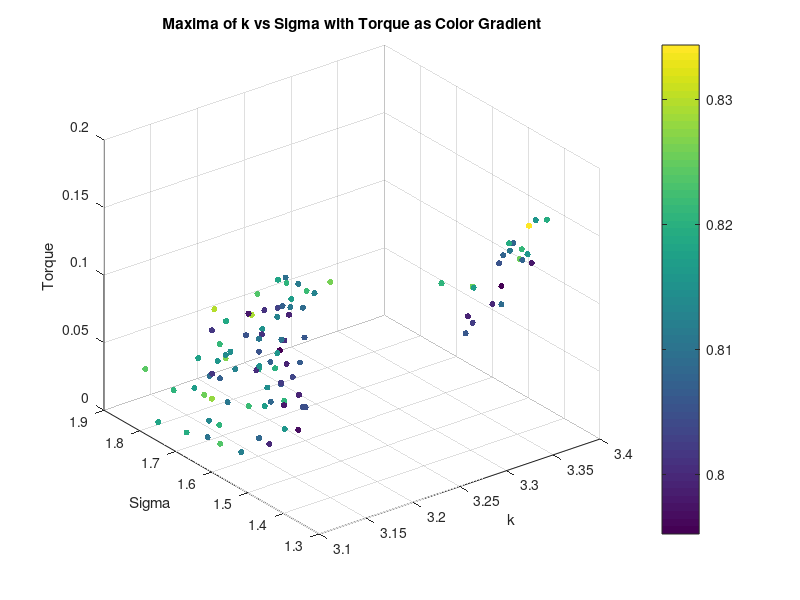
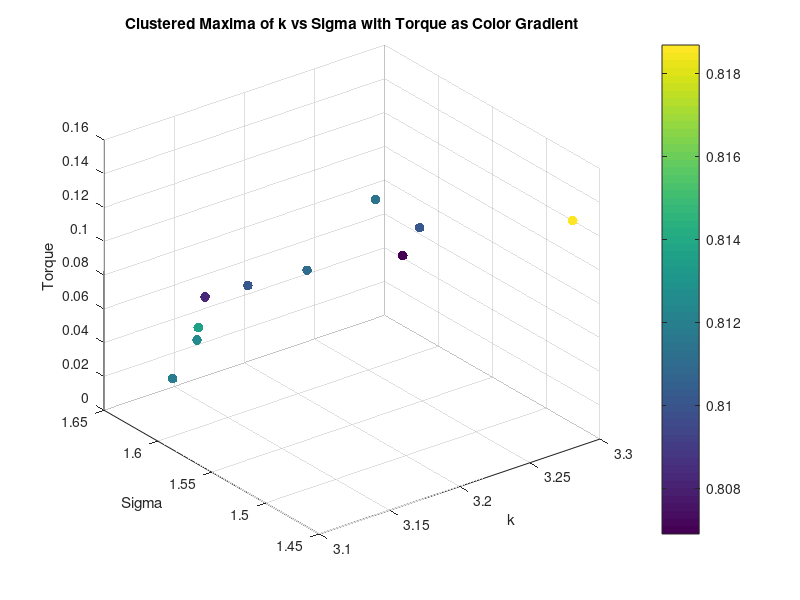
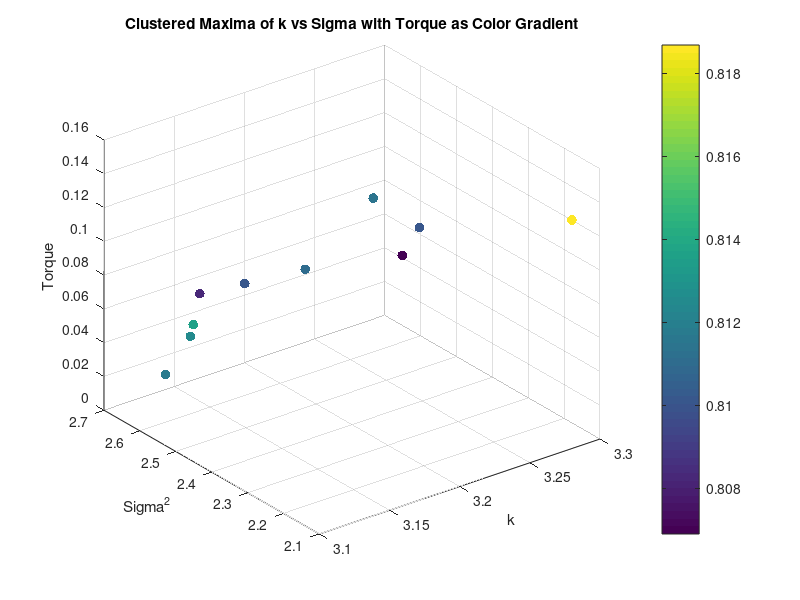
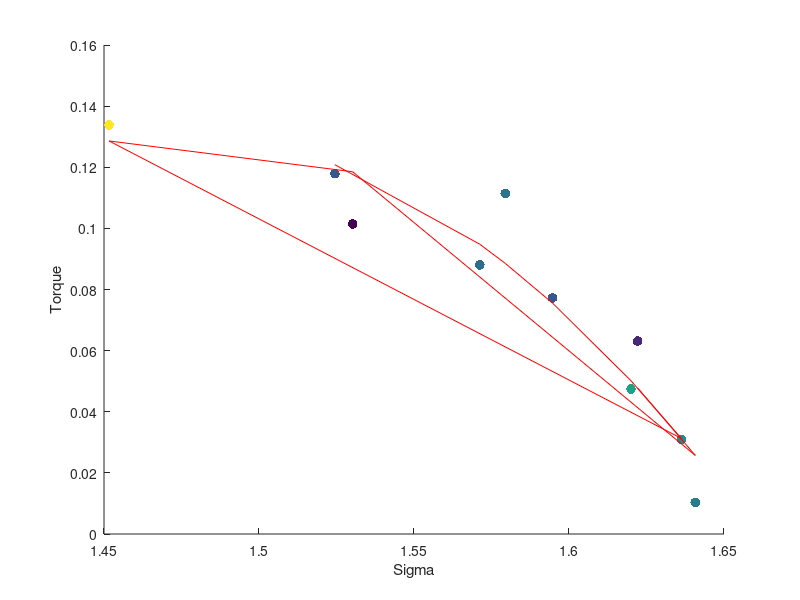

These charts were generated, in order, by the following MATLAB code: (Note: this script raises an error after producing the figures.)
load('maxima_data.mat');
scatter3(maxima_k, maxima_sigma, torque_values, 20, maxima_corr, 'filled');
xlabel('k');
ylabel('Sigma');
zlabel('Torque');
title('Maxima of k vs Sigma with Torque as Color Gradient');
colorbar;
grid on;

% K means clustering of torque into 10 clusters, taking mean of each cluster k, sigma and corr too
[cluster_idx, cluster_centers] = kmeans(torque_values', 10);
% Take the mean of each cluster
torque_means = zeros(10, 1);
sigma_means = zeros(10, 1);
k_means = zeros(10, 1);
corr_means = zeros(10, 1);
for i = 1:10
    torque_means(i) = mean(torque_values(cluster_idx == i));
    sigma_means(i) = mean(maxima_sigma(cluster_idx == i));
    k_means(i) = mean(maxima_k(cluster_idx == i));
    corr_means(i) = mean(maxima_corr(cluster_idx == i));
end

% Plot the clusters
figure;
scatter3(k_means, sigma_means, torque_means, 50, corr_means, 'filled');
xlabel('k');
ylabel('Sigma');
zlabel('Torque');
title('Clustered Maxima of k vs Sigma with Torque as Color Gradient');
colorbar;
grid on;

figure;
scatter3(k_means, sigma_means.^2, torque_means, 50, corr_means, 'filled');
xlabel('k');
ylabel('Sigma^2');
zlabel('Torque');
title('Clustered Maxima of k vs Sigma with Torque as Color Gradient');
colorbar;
grid on;

figure;
scatter(sigma_means, torque_means, 50, corr_means, 'filled');
%line of best fit
p = polyfit(sigma_means, torque_means, 2);
y = polyval(p, sigma_means);
display(p);
hold on;
plot(sigma_means, y, 'r-');
hold off;
xlabel('Sigma');
ylabel('Torque');
title('Clustered Maxima of k vs Sigma with Torque as Color Gradient, MSE = ' + num2str(mean((y - torque_means).^2)));
legend('Torque', 'Line of Best Fit equation: y = ' + num2str(p(1)) + 'x^2 + ' + num2str(p(2)) + 'x + ' + num2str(p(3)));
colorbar;
grid on;

% Repeat for sigma^2
figure;
scatter(sigma_means.^2, torque_means, 50, corr_means, 'filled');
%line of best fit
p = polyfit(sigma_means.^2, torque_means, 2);
y = polyval(p, sigma_means.^2);
hold on;
plot(sigma_means.^2, y, 'r-');
hold off;
xlabel('Sigma^2');
ylabel('Torque');
title('Clustered Maxima of k vs Sigma with Torque as Color Gradient, MSE = ' + num2str(mean((y - torque_means).^2)));
legend('Torque', 'Line of Best Fit equation: y = ' + num2str(p(1)) + 'x^2 + ' + num2str(p(2)) + 'x + ' + num2str(p(3)));
colorbar;
grid on;

